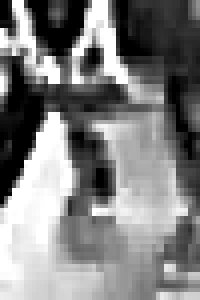
#> input picture Img Processing & Extraction/output_gray/crop_0.png, 50 x 75 px (shown 4 times larger); its folder holds only this picture in this run
$ python Gabor.py   (older library calls are emulated)
#> lines starting #> are read from the running program, lines starting #| are printed output that depends on the picture; after the words box and inside, x2 and y2 are one past the last pixel; in counts of white or black regions, pixels touching at a corner belong together
'''
Created on Jul 9, 2019

@author: Student
'''
import cv2, os.path, math
import numpy as np

for file in os.listdir('output_gray'):
    filepath = os.path.join('output_gray', file)
    src0 = cv2.imread(filepath, cv2.IMREAD_GRAYSCALE)
#> src0 is the input picture: shape (75, 50); min 0, max 255, mean 128.8

    # Introduce consistency in width
    # const_width = 300
    # aspect = float(src.shape[0]) / float(src.shape[1])
    # src = cv2.resize(src, (const_width, int(const_width * aspect)))

    src = cv2.GaussianBlur(src0, (7,7), 0)
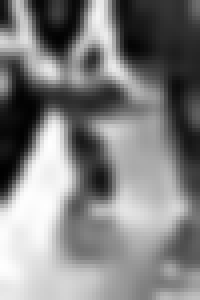
#> src: shape (75, 50) (shown 4 times larger); min 1, max 254, mean 128.7

    # Apply gabor kernel to identify vertical edges
    g_kernel = cv2.getGaborKernel((4,4), 4, 0, 5, 0.5, 0, ktype=cv2.CV_32F)
    gabor = cv2.filter2D(src, cv2.CV_8UC3, g_kernel)
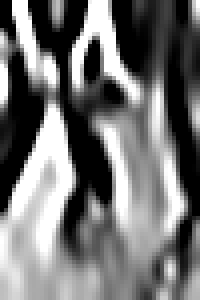
#> gabor: shape (75, 50) (shown 4 times larger); min 0, max 255, mean 115.7

    # Visual the gabor kernel
    h, w = g_kernel.shape[:2]
    g_kernel = cv2.resize(g_kernel, (20*w, 20*h), interpolation=cv2.INTER_CUBIC)

    #cv2.imshow('src', src0)
    #cv2.imshow('gabor', gabor)  # gabor is just black
    #cv2.imshow('gabor kernel', g_kernel)
    #cv2.waitKey(0)

    f2 = os.path.join("output_gabor", file)
    cv2.imwrite(f2,gabor)

    ## HOUGHLINES
    edges = cv2.Canny(gabor,800,900,apertureSize = 3)
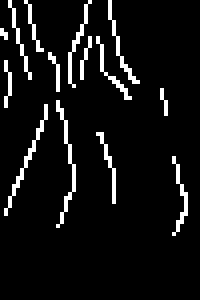
#> edges: shape (75, 50) (shown 4 times larger); 6.9% white in thin lines or dots, all inside (x1, y1, x2, y2) = (0, 0, 47, 59)
    lines = cv2.HoughLines(edges,1,np.pi, int(24))
#> lines = None
    #print("# lines:", len(lines))
    # Draw the lines
    if lines is not None:
        print(filepath, len(lines))
        for i in range(0, len(lines)):
            rho = lines[i][0][0]
            theta = lines[i][0][1]
            a = math.cos(theta)
            b = math.sin(theta)
            x0 = a * rho
            y0 = b * rho
            pt1 = (int(x0 + 1000*(-b)), int(y0 + 1000*(a)))
            pt2 = (int(x0 - 1000*(-b)), int(y0 - 1000*(a)))
            #cv2.line(img, pt1, pt2, (0,0,255), 2, cv2.LINE_AA)

$ run again, on Img Processing & Extraction/output_gray/crop_2.png
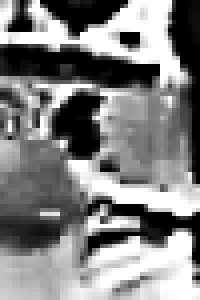
#> input picture Img Processing & Extraction/output_gray/crop_2.png, 50 x 75 px (shown 4 times larger)
#> src0 is the input picture: shape (75, 50); min 0, max 255, mean 129.6
#> `gabor = cv2.filter2D(src, cv2.CV_8UC3, g_kernel)`:
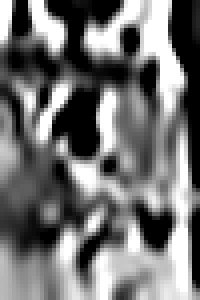
#> gabor: shape (75, 50) (shown 4 times larger); min 0, max 255, mean 114.6
#> `edges = cv2.Canny(gabor,800,900,apertureSize = 3)`:
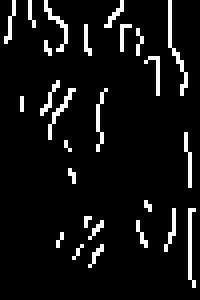
#> edges: shape (75, 50) (shown 4 times larger); 7% white in thin lines or dots
#> lines = [[47, 0]]
#| output_gray/crop_2.png 1
#> the loop `for i in range(0, len(lines)):` made 1 pass
#> (rho, theta, a, b, x0, y0, pt1, pt2) on pass 1: (47, 0, 1, 0, 47, 0, (47, 1000), (47, -1000))

$ run again, on Img Processing & Extraction/output_gray/crop_3.png
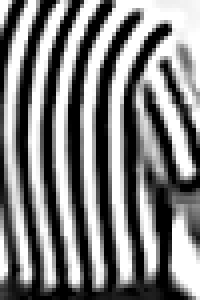
#> input picture Img Processing & Extraction/output_gray/crop_3.png, 50 x 75 px (shown 4 times larger)
#> src0 is the input picture: shape (75, 50); min 0, max 255, mean 128.8
#> `src = cv2.GaussianBlur(src0, (7,7), 0)`:
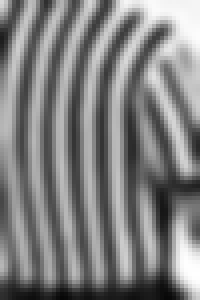
#> src: shape (75, 50) (shown 4 times larger); min 7, max 255, mean 129.1
#> `edges = cv2.Canny(gabor,800,900,apertureSize = 3)`:
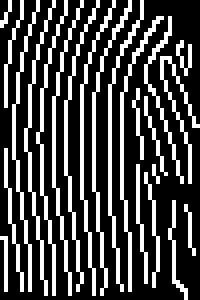
#> edges: shape (75, 50) (shown 4 times larger); 27.2% white in thin lines or dots
#> lines = 14 rows, first 8: [13, 0], [1, 0], [23, 0], [27, 0], [10, 0], [20, 0], [7, 0], [30, 0]
#| output_gray/crop_3.png 14
#> the loop `for i in range(0, len(lines)):` made 14 passes
#> (rho, x0, pt1, pt2) on passes 1 to 8: (13, 13, (13, 1000), (13, -1000)), (1, 1, (1, 1000), (1, -1000)), (23, 23, (23, 1000), (23, -1000)), (27, 27, (27, 1000), (27, -1000)), (10, 10, (10, 1000), (10, -1000)), (20, 20, (20, 1000), (20, -1000)), (7, 7, (7, 1000), (7, -1000)), (30, 30, (30, 1000), (30, -1000))

$ run again, on Img Processing & Extraction/output_gray/crop_4.png
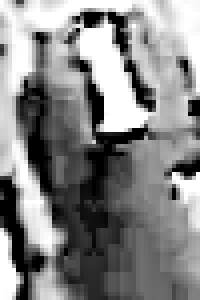
#> input picture Img Processing & Extraction/output_gray/crop_4.png, 50 x 75 px (shown 4 times larger)
#> src0 is the input picture: shape (75, 50); min 0, max 255, mean 133.3
#> `gabor = cv2.filter2D(src, cv2.CV_8UC3, g_kernel)`:
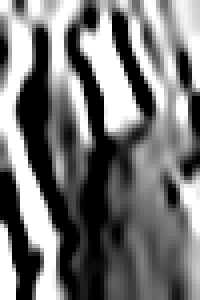
#> gabor: shape (75, 50) (shown 4 times larger); min 0, max 255, mean 118.2
#> `edges = cv2.Canny(gabor,800,900,apertureSize = 3)`:
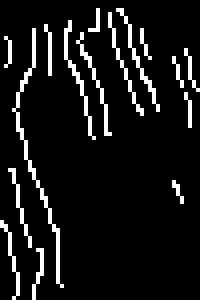
#> edges: shape (75, 50) (shown 4 times larger); 8.6% white in thin lines or dots
#> lines = None

$ run again, on Img Processing & Extraction/output_gray/crop_1.png
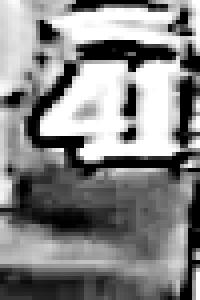
#> input picture Img Processing & Extraction/output_gray/crop_1.png, 50 x 75 px (shown 4 times larger)
#> src0 is the input picture: shape (75, 50); min 0, max 255, mean 133.7
#> `gabor = cv2.filter2D(src, cv2.CV_8UC3, g_kernel)`:
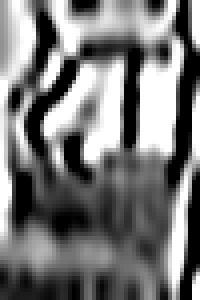
#> gabor: shape (75, 50) (shown 4 times larger); min 0, max 255, mean 119.9
#> `edges = cv2.Canny(gabor,800,900,apertureSize = 3)`:
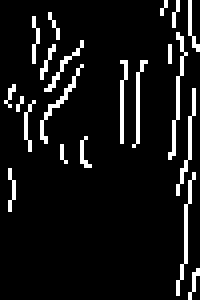
#> edges: shape (75, 50) (shown 4 times larger); 8.1% white in thin lines or dots
#> lines = [[47, 0]]
#| output_gray/crop_1.png 1
#> the loop `for i in range(0, len(lines)):` made 1 pass
#> (rho, theta, a, b, x0, y0, pt1, pt2) on pass 1: (47, 0, 1, 0, 47, 0, (47, 1000), (47, -1000))
